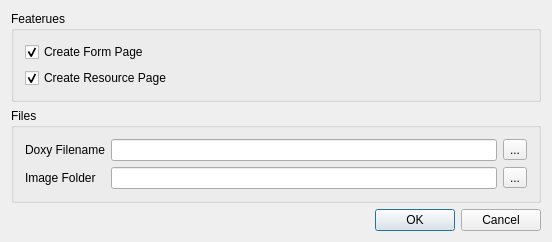
<?xml version="1.0" encoding="UTF-8"?>
<ui version="4.0">
 <class>DoxygenExport</class>
 <widget class="QDialog" name="DoxygenExport">
  <property name="geometry">
   <rect>
    <x>0</x>
    <y>0</y>
    <width>552</width>
    <height>207</height>
   </rect>
  </property>
  <property name="sizePolicy">
   <sizepolicy hsizetype="Fixed" vsizetype="Fixed">
    <horstretch>0</horstretch>
    <verstretch>0</verstretch>
   </sizepolicy>
  </property>
  <property name="windowTitle">
   <string>DoxygenExport</string>
  </property>
  <layout class="QVBoxLayout" name="verticalLayout_3">
   <item>
    <widget class="QGroupBox" name="groupBox_2">
     <property name="title">
      <string>Featerues</string>
     </property>
     <layout class="QVBoxLayout" name="verticalLayout_2">
      <item>
       <widget class="QCheckBox" name="checkBoxCreateFormPage">
        <property name="text">
         <string>Create Form Page</string>
        </property>
        <property name="checked">
         <bool>true</bool>
        </property>
       </widget>
      </item>
      <item>
       <widget class="QCheckBox" name="checkBoxCreateResourcePage">
        <property name="text">
         <string>Create Resource Page</string>
        </property>
        <property name="checked">
         <bool>true</bool>
        </property>
       </widget>
      </item>
     </layout>
    </widget>
   </item>
   <item>
    <widget class="QGroupBox" name="groupBox">
     <property name="title">
      <string>Files</string>
     </property>
     <layout class="QVBoxLayout" name="verticalLayout">
      <item>
       <layout class="QGridLayout" name="gridLayout">
        <item row="1" column="3">
         <widget class="QToolButton" name="btnSelectImageFolder">
          <property name="text">
           <string>...</string>
          </property>
         </widget>
        </item>
        <item row="1" column="0">
         <widget class="QLabel" name="label">
          <property name="text">
           <string>Image Folder</string>
          </property>
          <property name="buddy">
           <cstring>editImageFolder</cstring>
          </property>
         </widget>
        </item>
        <item row="1" column="2">
         <widget class="QLineEdit" name="editImageFolder"/>
        </item>
        <item row="0" column="2">
         <widget class="QLineEdit" name="editDoxFileName"/>
        </item>
        <item row="0" column="3">
         <widget class="QToolButton" name="btnSelectDoxyFileName">
          <property name="text">
           <string>...</string>
          </property>
         </widget>
        </item>
        <item row="0" column="0">
         <widget class="QLabel" name="label_2">
          <property name="text">
           <string>Doxy Filename</string>
          </property>
          <property name="buddy">
           <cstring>editDoxFileName</cstring>
          </property>
         </widget>
        </item>
       </layout>
      </item>
     </layout>
    </widget>
   </item>
   <item>
    <widget class="QDialogButtonBox" name="buttonBox">
     <property name="standardButtons">
      <set>QDialogButtonBox::Cancel|QDialogButtonBox::Ok</set>
     </property>
    </widget>
   </item>
  </layout>
 </widget>
 <layoutdefault spacing="6" margin="11"/>
 <resources/>
 <connections>
  <connection>
   <sender>buttonBox</sender>
   <signal>accepted()</signal>
   <receiver>DoxygenExport</receiver>
   <slot>accept()</slot>
   <hints>
    <hint type="sourcelabel">
     <x>424</x>
     <y>184</y>
    </hint>
    <hint type="destinationlabel">
     <x>0</x>
     <y>171</y>
    </hint>
   </hints>
  </connection>
  <connection>
   <sender>buttonBox</sender>
   <signal>rejected()</signal>
   <receiver>DoxygenExport</receiver>
   <slot>reject()</slot>
   <hints>
    <hint type="sourcelabel">
     <x>153</x>
     <y>180</y>
    </hint>
    <hint type="destinationlabel">
     <x>5</x>
     <y>157</y>
    </hint>
   </hints>
  </connection>
 </connections>
</ui>
